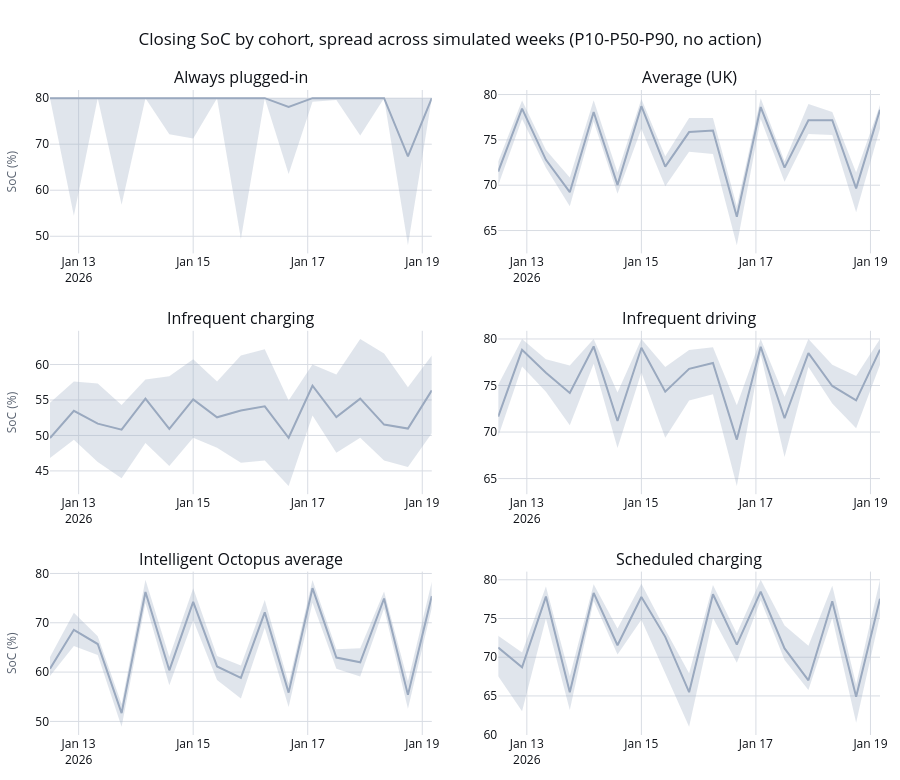

Notebook code cell kept with this figure:
### Markdown cell above
### Per-cohort spread

The same P10-P50-P90 band, one small subplot per cohort, still spread across simulated weeks
(decision 0004 item 26 sizes each small-multiple subplot to at least 220 px; the six subplots below
are about 260 px each). `always_plugged_in` and `infrequent_charging` sit at the two extremes of
`plug_probability` from the section 1 cohort table; the rest cluster around the fleet's usual
overnight charging pattern.

### Code cell
cohort_bands_normal = no_action.cohort_interval_distribution.query("path_id == 'normal'")
cohort_ids = sorted(cohort_bands_normal["cohort_id"].unique())
cohort_style = PATH_STYLES["normal"]
cohort_fill = _hex_to_rgba(cohort_style["color"], 0.3)
# Readable panel titles (chart audit O8): the fixture's own human-readable name per cohort_id,
# not the raw identifier used elsewhere as a dataframe key.
cohort_display_name = {cohort.cohort_id: cohort.source_name for cohort in fixture.cohorts}

cohort_figure = make_subplots(
    rows=3,
    cols=2,
    subplot_titles=[cohort_display_name[cohort_id] for cohort_id in cohort_ids],
    vertical_spacing=0.12,
    horizontal_spacing=0.08,
)
_COHORT_DOWNSAMPLE_STEP = 20  # 18 traces share this grid, so downsample harder than single charts.
for index, cohort_id in enumerate(cohort_ids):
    row, col = divmod(index, 2)
    rows = (
        cohort_bands_normal.loc[cohort_bands_normal["cohort_id"] == cohort_id]
        .sort_values("interval_start_utc")
        .iloc[::_COHORT_DOWNSAMPLE_STEP]
    )
    local_start = rows["interval_start_utc"].dt.tz_convert("Europe/London")
    cohort_figure.add_trace(
        go.Scatter(
            x=local_start,
            y=rows["closing_soc_percent_p10"].round(2),
            mode="lines",
            line={"width": 0},
            showlegend=False,
            hoverinfo="skip",
        ),
        row=row + 1,
        col=col + 1,
    )
    cohort_figure.add_trace(
        go.Scatter(
            x=local_start,
            y=rows["closing_soc_percent_p90"].round(2),
            mode="lines",
            line={"width": 0},
            fill="tonexty",
            fillcolor=cohort_fill,
            showlegend=False,
            hoverinfo="skip",
        ),
        row=row + 1,
        col=col + 1,
    )
    cohort_figure.add_trace(
        go.Scatter(
            x=local_start,
            y=rows["closing_soc_percent_p50"].round(2),
            mode="lines",
            line={"color": cohort_style["color"], "width": 2},
            showlegend=False,
        ),
        row=row + 1,
        col=col + 1,
    )
cohort_figure.update_layout(
    title="Closing SoC by cohort, spread across simulated weeks (P10-P50-P90, no action)",
    margin={"l": 50, "r": 20, "t": 90, "b": 40},
)
cohort_figure.update_yaxes(title_text="SoC (%)", col=1)
apply_notebook_style(cohort_figure, height=780)
